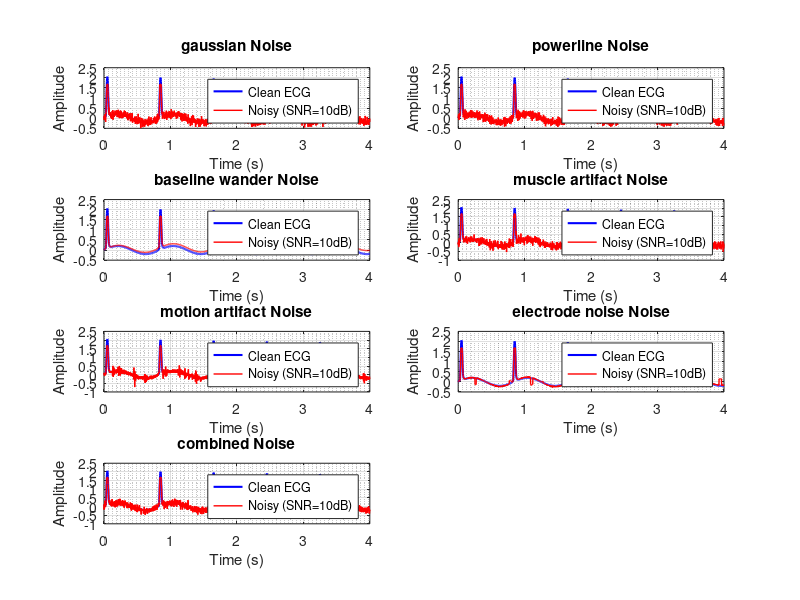

Write MATLAB code to recreate this figure. (Note: this script raises an error after producing the figure.)
function ecg_noise_generator_system()
    % COMPREHENSIVE ECG NOISE ADDITION SYSTEM
    % Simulates realistic portable ECG device noise conditions
    % Generates multiple noise types and SNR levels for robustness testing
    
    % Define paths
    original_dataset_path = 'C:\Users\henry\Downloads\ECG-Dx\Organized_Dataset';
    noisy_dataset_path = 'C:\Users\henry\Downloads\ECG-Dx\Noisy_ECG_Dataset';
    analysis_path = fullfile(noisy_dataset_path, 'Noise_Analysis');
    
    % Create output directories
    if ~exist(noisy_dataset_path, 'dir')
        mkdir(noisy_dataset_path);
    end
    if ~exist(analysis_path, 'dir')
        mkdir(analysis_path);
    end
    
    % ECG and noise parameters
    fs = 500; % Sampling frequency (Hz)
    duration_seconds = 4; % Process first 4 seconds
    target_samples = fs * duration_seconds; % 2000 samples
    
    % Define noise types and parameters for portable ECG devices
    noise_types = {
        'gaussian',        % White Gaussian noise (electronic)
        'powerline',       % 50/60 Hz powerline interference
        'baseline_wander', % Low frequency motion artifacts
        'muscle_artifact', % EMG contamination
        'motion_artifact', % High frequency motion noise
        'electrode_noise', % Contact impedance variations
        'combined'         % Realistic combination of all noise types
    };
    
    % SNR levels for research analysis (dB)
    snr_levels = [30, 20, 15, 10, 5, 0]; % High to low quality
    
    fprintf('=== ECG NOISE ADDITION SYSTEM FOR PORTABLE DEVICE SIMULATION ===\n');
    fprintf('Original dataset: %s\n', original_dataset_path);
    fprintf('Noisy dataset output: %s\n', noisy_dataset_path);
    fprintf('Processing: Lead II only (first %d seconds)\n', duration_seconds);
    fprintf('Noise types: %d different types\n', length(noise_types));
    fprintf('SNR levels: %s dB\n', mat2str(snr_levels));
    fprintf('Analysis output: %s\n\n', analysis_path);
    
    % Process datasets
    datasets = {'training', 'validation'};
    groups = {'AFIB', 'SB', 'SR'};
    
    % Initialize counters
    total_processed = 0;
    total_noisy_generated = 0;
    processing_errors = 0;
    
    % Main processing loop
    for dataset_idx = 1:length(datasets)
        dataset_name = datasets{dataset_idx};
        fprintf('Processing %s dataset...\n', dataset_name);
        
        for group_idx = 1:length(groups)
            group_name = groups{group_idx};
            
            % Define input and output directories
            input_dir = fullfile(original_dataset_path, dataset_name, group_name);
            
            if ~exist(input_dir, 'dir')
                fprintf('  Warning: Directory not found: %s\n', input_dir);
                continue;
            end
            
            % Get all .mat files (excluding metadata)
            mat_files = dir(fullfile(input_dir, '*.mat'));
            mat_files = mat_files(~strcmp({mat_files.name}, 'metadata.mat'));
            
            fprintf('  Processing %s group: %d files\n', group_name, length(mat_files));
            
            % Process each ECG file
            for file_idx = 1:length(mat_files)
                total_processed = total_processed + 1;
                
                mat_file_path = fullfile(input_dir, mat_files(file_idx).name);
                [~, base_name, ~] = fileparts(mat_files(file_idx).name);
                
                try
                    % Load and extract ECG data
                    ecg_data = load(mat_file_path);
                    ecg_signals = extract_ecg_signals(ecg_data);
                    
                    if isempty(ecg_signals) || size(ecg_signals, 1) < 2
                        fprintf('    Warning: Lead II not available in %s\n', mat_files(file_idx).name);
                        processing_errors = processing_errors + 1;
                        continue;
                    end
                    
                    % Extract Lead II and truncate to first 4 seconds
                    lead2_signal = ecg_signals(2, :);
                    if length(lead2_signal) < target_samples
                        fprintf('    Warning: Signal too short in %s\n', mat_files(file_idx).name);
                        processing_errors = processing_errors + 1;
                        continue;
                    end
                    
                    lead2_signal = lead2_signal(1:target_samples);
                    lead2_signal = double(lead2_signal);
                    
                    % Generate noisy versions for each noise type and SNR level
                    for noise_idx = 1:length(noise_types)
                        noise_type = noise_types{noise_idx};
                        
                        for snr_idx = 1:length(snr_levels)
                            snr_db = snr_levels(snr_idx);
                            
                            % Generate noisy signal
                            noisy_signal = add_portable_ecg_noise(lead2_signal, fs, noise_type, snr_db);
                            
                            % Create output directory structure
                            output_dir = fullfile(noisy_dataset_path, sprintf('SNR_%02ddB', snr_db), ...
                                                noise_type, dataset_name, group_name);
                            if ~exist(output_dir, 'dir')
                                mkdir(output_dir);
                            end
                            
                            % Save noisy signal
                            noisy_filename = sprintf('%s_NOISE_%s_SNR%02d.mat', base_name, noise_type, snr_db);
                            noisy_filepath = fullfile(output_dir, noisy_filename);
                            
                            % Save in WFDB-compatible format
                            val = noisy_signal;
                            save(noisy_filepath, 'val');
                            
                            total_noisy_generated = total_noisy_generated + 1;
                        end
                    end
                    
                    % Progress update
                    if mod(total_processed, 20) == 0
                        fprintf('    Processed %d files, generated %d noisy versions...\n', ...
                                total_processed, total_noisy_generated);
                    end
                    
                catch ME
                    fprintf('    Error processing %s: %s\n', mat_files(file_idx).name, ME.message);
                    processing_errors = processing_errors + 1;
                    continue;
                end
            end
            
            fprintf('  Completed %s group\n', group_name);
        end
        
        fprintf('Completed %s dataset\n\n', dataset_name);
    end
    
    % Final summary
    fprintf('=== NOISE GENERATION SUMMARY ===\n');
    fprintf('Original files processed: %d\n', total_processed);
    fprintf('Noisy versions generated: %d\n', total_noisy_generated);
    fprintf('Processing errors: %d\n', processing_errors);
    fprintf('Noise types: %d\n', length(noise_types));
    fprintf('SNR levels: %d\n', length(snr_levels));
    fprintf('Total combinations per file: %d\n', length(noise_types) * length(snr_levels));
    
    % Generate noise analysis and visualization
    generate_noise_analysis(noisy_dataset_path, analysis_path, fs);
    
    fprintf('\nNoisy dataset ready for scalogram conversion!\n');
    fprintf('Next step: Run convert_noisy_ecg_to_scalograms()\n');
end

function ecg_signals = extract_ecg_signals(ecg_data)
    % Extract ECG signals from WFDB .mat file format
    ecg_signals = [];
    
    % Try different common field names in WFDB format
    field_names = {'val', 'data', 'signal', 'ecg', 'y'};
    
    for i = 1:length(field_names)
        if isfield(ecg_data, field_names{i})
            signals = ecg_data.(field_names{i});
            
            % Ensure signals are in correct format (leads x samples)
            if size(signals, 1) > size(signals, 2)
                signals = signals'; % Transpose if needed
            end
            
            % Validate signal dimensions
            if size(signals, 1) >= 2 && size(signals, 2) > 100
                ecg_signals = signals;
                return;
            end
        end
    end
    
    % If no standard field found, try to find numerical arrays
    fields = fieldnames(ecg_data);
    for i = 1:length(fields)
        data = ecg_data.(fields{i});
        if isnumeric(data) && ndims(data) == 2
            if size(data, 1) > size(data, 2)
                data = data';
            end
            if size(data, 1) >= 2 && size(data, 2) > 100
                ecg_signals = data;
                return;
            end
        end
    end
end

function noisy_signal = add_portable_ecg_noise(clean_signal, fs, noise_type, snr_db)
    % Add realistic portable ECG device noise
    
    signal_length = length(clean_signal);
    t = (0:signal_length-1) / fs; % Time vector
    
    switch noise_type
        case 'gaussian'
            % White Gaussian noise (electronic noise from amplifiers)
            noise = randn(size(clean_signal));
            
        case 'powerline'
            % 50/60 Hz powerline interference (common in portable devices)
            freq_50hz = 2 * pi * 50; % 50 Hz
            freq_60hz = 2 * pi * 60; % 60 Hz
            
            % Primary interference
            noise = 0.6 * sin(freq_50hz * t) + 0.4 * sin(freq_60hz * t);
            
            % Harmonics (realistic powerline interference)
            noise = noise + 0.2 * sin(2 * freq_50hz * t) + 0.15 * sin(3 * freq_50hz * t);
            noise = noise + 0.1 * sin(2 * freq_60hz * t);
            
            % Add some randomness
            noise = noise + 0.3 * randn(size(clean_signal));
            
        case 'baseline_wander'
            % Low frequency baseline wander (motion artifacts, breathing)
            % Typical frequency: 0.05-2 Hz
            wander_freq1 = 2 * pi * 0.1; % 0.1 Hz (breathing-like)
            wander_freq2 = 2 * pi * 0.3; % 0.3 Hz (motion-like)
            wander_freq3 = 2 * pi * 0.05; % 0.05 Hz (very slow drift)
            
            noise = 2.0 * sin(wander_freq1 * t) + 1.5 * sin(wander_freq2 * t) + ...
                   3.0 * sin(wander_freq3 * t);
            
            % Add random walk component
            random_walk = cumsum(0.1 * randn(size(clean_signal))) / sqrt(signal_length);
            noise = noise + random_walk;
            
        case 'muscle_artifact'
            % EMG contamination (muscle activity)
            % Typical frequency: 20-200 Hz, burst-like
            
            % Generate burst patterns
            burst_probability = 0.3; % 30% chance of burst at any time
            burst_mask = rand(size(clean_signal)) < burst_probability;
            
            % High frequency muscle noise
            muscle_freq = 20 + 80 * rand(size(clean_signal)); % Variable frequency 20-100 Hz
            muscle_noise = sin(2 * pi * muscle_freq .* t);
            
            % Apply burst pattern
            noise = muscle_noise .* burst_mask;
            
            % Add random amplitude modulation
            amplitude_mod = 0.5 + 0.5 * rand(size(clean_signal));
            noise = noise .* amplitude_mod;
            
            % Add some white noise component
            noise = noise + 0.3 * randn(size(clean_signal));
            
        case 'motion_artifact'
            % High frequency motion artifacts from electrode movement
            % Sudden spikes and transient disturbances
            
            % Generate random spikes
            spike_probability = 0.02; % 2% chance of spike
            spike_locations = rand(size(clean_signal)) < spike_probability;
            
            % Create spikes with exponential decay
            noise = zeros(size(clean_signal));
            spike_indices = find(spike_locations);
            
            for i = 1:length(spike_indices)
                spike_idx = spike_indices(i);
                spike_amplitude = 2 + 3 * rand(); % Random amplitude
                decay_constant = 20 + 30 * rand(); % Random decay
                
                % Create decaying spike
                for j = spike_idx:min(spike_idx + decay_constant, signal_length)
                    decay_factor = exp(-(j - spike_idx) / (decay_constant / 3));
                    noise(j) = noise(j) + spike_amplitude * decay_factor * (rand() - 0.5);
                end
            end
            
            % Add high frequency component
            high_freq = 100 + 50 * rand(size(clean_signal)); % 100-150 Hz
            noise = noise + 0.5 * sin(2 * pi * high_freq .* t) .* (0.5 + 0.5 * rand(size(clean_signal)));
            
        case 'electrode_noise'
            % Contact impedance variations and electrode artifacts
            % Low frequency variations with occasional dropouts
            
            % Contact impedance variations (affects signal amplitude)
            impedance_freq = 2 * pi * 0.2; % 0.2 Hz variation
            impedance_variation = 0.1 * sin(impedance_freq * t) + 0.05 * randn(size(clean_signal));
            
            % Apply impedance effect (multiplicative)
            noisy_signal_temp = clean_signal .* (1 + impedance_variation);
            
            % Electrode dropouts (sudden signal loss)
            dropout_probability = 0.005; % 0.5% chance
            dropout_mask = rand(size(clean_signal)) < dropout_probability;
            
            % Create dropout effects
            for i = 1:length(dropout_mask)
                if dropout_mask(i)
                    dropout_length = 5 + randi(15); % 5-20 samples dropout
                    end_idx = min(i + dropout_length, length(clean_signal));
                    noisy_signal_temp(i:end_idx) = noisy_signal_temp(i:end_idx) * 0.1; % 90% signal loss
                end
            end
            
            noise = noisy_signal_temp - clean_signal;
            
        case 'combined'
            % Realistic combination of all noise types (most realistic scenario)
            
            % Weight factors for different noise types in portable devices
            gaussian_weight = 0.3;
            powerline_weight = 0.4;
            baseline_weight = 0.8;
            muscle_weight = 0.2;
            motion_weight = 0.1;
            electrode_weight = 0.3;
            
            % Generate each noise component
            noise_gaussian = gaussian_weight * randn(size(clean_signal));
            noise_powerline = powerline_weight * add_portable_ecg_noise(zeros(size(clean_signal)), fs, 'powerline', 0);
            noise_baseline = baseline_weight * add_portable_ecg_noise(zeros(size(clean_signal)), fs, 'baseline_wander', 0);
            noise_muscle = muscle_weight * add_portable_ecg_noise(zeros(size(clean_signal)), fs, 'muscle_artifact', 0);
            noise_motion = motion_weight * add_portable_ecg_noise(zeros(size(clean_signal)), fs, 'motion_artifact', 0);
            
            % For electrode noise, we need special handling since it's multiplicative
            temp_signal = clean_signal + noise_gaussian + noise_powerline + noise_baseline + noise_muscle + noise_motion;
            noisy_with_electrode = temp_signal + electrode_weight * add_portable_ecg_noise(temp_signal, fs, 'electrode_noise', 0);
            
            noise = noisy_with_electrode - clean_signal;
            
        otherwise
            error('Unknown noise type: %s', noise_type);
    end
    
    % Apply SNR constraint
    if snr_db ~= 0 % Only apply if SNR constraint is specified
        signal_power = mean(clean_signal.^2);
        noise_power = mean(noise.^2);
        
        % Calculate required noise scaling
        target_noise_power = signal_power / (10^(snr_db/10));
        noise_scaling = sqrt(target_noise_power / noise_power);
        
        noise = noise * noise_scaling;
    end
    
    % Combine signal and noise
    noisy_signal = clean_signal + noise;
    
    % Ensure signal stays within reasonable bounds (prevent clipping)
    signal_std = std(clean_signal);
    max_amplitude = 5 * signal_std;
    noisy_signal = max(-max_amplitude, min(max_amplitude, noisy_signal));
end

function generate_noise_analysis(noisy_dataset_path, analysis_path, fs)
    % Generate comprehensive noise analysis and visualization
    
    fprintf('\n=== GENERATING NOISE ANALYSIS ===\n');
    
    % Create sample noise visualizations
    create_noise_comparison_plots(analysis_path, fs);
    
    % Generate dataset statistics
    generate_noisy_dataset_statistics(noisy_dataset_path, analysis_path);
    
    % Create SNR analysis plots
    create_snr_analysis_plots(noisy_dataset_path, analysis_path);
    
    fprintf('Noise analysis completed. Results saved to: %s\n', analysis_path);
end

function create_noise_comparison_plots(analysis_path, fs)
    % Create visual comparison of different noise types
    
    % Generate a clean synthetic ECG signal for demonstration
    t = (0:1999) / fs; % 4 seconds
    clean_ecg = generate_synthetic_ecg(t);
    
    noise_types = {'gaussian', 'powerline', 'baseline_wander', 'muscle_artifact', 'motion_artifact', 'electrode_noise', 'combined'};
    snr_db = 10; % Fixed SNR for comparison
    
    % Create comprehensive noise comparison figure
    fig = figure('Position', [100, 100, 1600, 1200]);
    
    for i = 1:length(noise_types)
        subplot(4, 2, i);
        
        % Generate noisy signal
        noisy_signal = add_portable_ecg_noise(clean_ecg, fs, noise_types{i}, snr_db);
        
        % Plot comparison
        plot(t, clean_ecg, 'b-', 'LineWidth', 1.5, 'DisplayName', 'Clean ECG');
        hold on;
        plot(t, noisy_signal, 'r-', 'LineWidth', 1, 'DisplayName', sprintf('Noisy (SNR=%ddB)', snr_db));
        
        xlabel('Time (s)');
        ylabel('Amplitude');
        title(sprintf('%s Noise', strrep(noise_types{i}, '_', ' ')), 'FontWeight', 'bold');
        legend('Location', 'best');
        grid on; grid minor;
        xlim([0, 4]);
        hold off;
    end
    
    sgtitle('Portable ECG Device Noise Types Comparison', 'FontWeight', 'bold', 'FontSize', 16);
    
    % Save figure
    saveas(fig, fullfile(analysis_path, 'Noise_Types_Comparison.png'), 'png');
    saveas(fig, fullfile(analysis_path, 'Noise_Types_Comparison.fig'), 'fig');
    
    % Create frequency domain analysis
    create_frequency_domain_analysis(clean_ecg, noise_types, analysis_path, fs);
end

function clean_ecg = generate_synthetic_ecg(t)
    % Generate a synthetic ECG signal for demonstration
    
    % Basic ECG components (simplified)
    heart_rate = 75; % BPM
    rr_interval = 60 / heart_rate; % seconds
    
    ecg_signal = zeros(size(t));
    
    % Generate QRS complexes
    for beat_time = 0:rr_interval:max(t)
        % Find time indices for this beat
        beat_indices = find(t >= beat_time & t <= beat_time + 0.2);
        
        if ~isempty(beat_indices)
            beat_t = t(beat_indices) - beat_time;
            
            % Simplified QRS complex
            qrs = 2 * exp(-((beat_t - 0.05) / 0.02).^2) - 0.5 * exp(-((beat_t - 0.03) / 0.01).^2) + ...
                  -0.3 * exp(-((beat_t - 0.07) / 0.01).^2);
            
            ecg_signal(beat_indices) = ecg_signal(beat_indices) + qrs;
        end
    end
    
    % Add some baseline and T-wave components
    baseline_freq = 2 * pi * 1.2; % 1.2 Hz
    ecg_signal = ecg_signal + 0.2 * sin(baseline_freq * t);
    
    clean_ecg = ecg_signal;
end

function create_frequency_domain_analysis(clean_ecg, noise_types, analysis_path, fs)
    % Create frequency domain analysis of noise types
    
    fig = figure('Position', [100, 100, 1400, 900]);
    
    % Calculate FFT of clean signal
    N = length(clean_ecg);
    frequencies = (0:N-1) * fs / N;
    clean_fft = abs(fft(clean_ecg));
    
    subplot(2, 1, 1);
    semilogy(frequencies(1:N/2), clean_fft(1:N/2), 'b-', 'LineWidth', 2, 'DisplayName', 'Clean ECG');
    hold on;
    
    colors = lines(length(noise_types));
    
    for i = 1:length(noise_types)
        noisy_signal = add_portable_ecg_noise(clean_ecg, fs, noise_types{i}, 10);
        noisy_fft = abs(fft(noisy_signal));
        
        semilogy(frequencies(1:N/2), noisy_fft(1:N/2), 'Color', colors(i, :), ...
                'LineWidth', 1.5, 'DisplayName', strrep(noise_types{i}, '_', ' '));
    end
    
    xlabel('Frequency (Hz)');
    ylabel('Magnitude');
    title('Frequency Domain Analysis of Noise Types', 'FontWeight', 'bold', 'FontSize', 14);
    legend('Location', 'best');
    grid on; grid minor;
    xlim([0, 250]);
    hold off;
    
    % Power spectral density comparison
    subplot(2, 1, 2);
    
    [clean_psd, f] = pwelch(clean_ecg, [], [], [], fs);
    semilogy(f, clean_psd, 'b-', 'LineWidth', 2, 'DisplayName', 'Clean ECG');
    hold on;
    
    for i = 1:length(noise_types)
        noisy_signal = add_portable_ecg_noise(clean_ecg, fs, noise_types{i}, 10);
        [noisy_psd, ~] = pwelch(noisy_signal, [], [], [], fs);
        
        semilogy(f, noisy_psd, 'Color', colors(i, :), 'LineWidth', 1.5, ...
                'DisplayName', strrep(noise_types{i}, '_', ' '));
    end
    
    xlabel('Frequency (Hz)');
    ylabel('Power Spectral Density');
    title('Power Spectral Density Comparison', 'FontWeight', 'bold', 'FontSize', 14);
    legend('Location', 'best');
    grid on; grid minor;
    xlim([0, 100]);
    hold off;
    
    sgtitle('Frequency Domain Analysis of ECG Noise Types', 'FontWeight', 'bold', 'FontSize', 16);
    
    saveas(fig, fullfile(analysis_path, 'Frequency_Domain_Analysis.png'), 'png');
    saveas(fig, fullfile(analysis_path, 'Frequency_Domain_Analysis.fig'), 'fig');
end

function generate_noisy_dataset_statistics(noisy_dataset_path, analysis_path)
    % Generate statistics about the noisy dataset
    
    fprintf('Generating dataset statistics...\n');
    
    % Count files in each category
    snr_dirs = dir(fullfile(noisy_dataset_path, 'SNR_*'));
    snr_dirs = snr_dirs([snr_dirs.isdir]);
    
    if isempty(snr_dirs)
        fprintf('No SNR directories found. Statistics generation skipped.\n');
        return;
    end
    
    % Create statistics report
    stats_file = fullfile(analysis_path, 'Noisy_Dataset_Statistics.txt');
    fid = fopen(stats_file, 'w');
    
    fprintf(fid, '=== NOISY ECG DATASET STATISTICS ===\n');
    fprintf(fid, 'Generated: %s\n\n', datestr(now));
    
    fprintf(fid, 'DATASET STRUCTURE:\n');
    fprintf(fid, 'Base Path: %s\n', noisy_dataset_path);
    fprintf(fid, 'SNR Levels: %d\n', length(snr_dirs));
    fprintf(fid, 'Directory Structure: SNR_XXdB/[noise_type]/[training|validation]/[AFIB|SB|SR]/\n\n');
    
    total_files = 0;
    
    for i = 1:length(snr_dirs)
        snr_name = snr_dirs(i).name;
        fprintf(fid, '%s:\n', snr_name);
        
        noise_dirs = dir(fullfile(noisy_dataset_path, snr_name, '*'));
        noise_dirs = noise_dirs([noise_dirs.isdir] & ~strcmp({noise_dirs.name}, '.') & ~strcmp({noise_dirs.name}, '..'));
        
        for j = 1:length(noise_dirs)
            noise_type = noise_dirs(j).name;
            
            % Count files for this noise type and SNR
            training_count = count_files_recursive(fullfile(noisy_dataset_path, snr_name, noise_type, 'training'));
            validation_count = count_files_recursive(fullfile(noisy_dataset_path, snr_name, noise_type, 'validation'));
            
            fprintf(fid, '  %s: Training=%d, Validation=%d, Total=%d\n', ...
                   noise_type, training_count, validation_count, training_count + validation_count);
            
            total_files = total_files + training_count + validation_count;
        end
        fprintf(fid, '\n');
    end
    
    fprintf(fid, 'TOTAL NOISY FILES GENERATED: %d\n', total_files);
    
    fclose(fid);
    
    fprintf('Dataset statistics saved to: %s\n', stats_file);
end

function count = count_files_recursive(dir_path)
    % Recursively count .mat files in directory
    count = 0;
    if exist(dir_path, 'dir')
        files = dir(fullfile(dir_path, '**', '*.mat'));
        count = length(files);
    end
end

function create_snr_analysis_plots(noisy_dataset_path, analysis_path)
    % Create SNR analysis plots (placeholder for when data is available)
    
    fprintf('SNR analysis plots will be generated after noise addition is complete.\n');
    
    % Create a placeholder figure showing expected SNR effects
    fig = figure('Position', [100, 100, 1200, 800]);
    
    % Theoretical SNR effects
    snr_values = [30, 20, 15, 10, 5, 0];
    expected_accuracy = [0.95, 0.92, 0.88, 0.82, 0.75, 0.65]; % Hypothetical values
    
    subplot(2, 2, 1);
    plot(snr_values, expected_accuracy, 'o-', 'LineWidth', 2, 'MarkerSize', 8);
    xlabel('SNR (dB)');
    ylabel('Expected Model Accuracy');
    title('Expected Model Performance vs SNR', 'FontWeight', 'bold');
    grid on; grid minor;
    
    subplot(2, 2, 2);
    bar(snr_values, expected_accuracy);
    xlabel('SNR (dB)');
    ylabel('Expected Accuracy');
    title('Performance Degradation with Noise', 'FontWeight', 'bold');
    grid on; grid minor;
    
    subplot(2, 2, [3, 4]);
    axis off;
    
    info_text = {
        '\bf{SNR Analysis Information:}'
        ''
        '• SNR Levels: 30, 20, 15, 10, 5, 0 dB'
        '• Higher SNR = Less noise, better signal quality'
        '• Lower SNR = More noise, degraded signal quality'
        ''
        '\bf{Expected Effects:}'
        '• SNR 30 dB: Minimal noise, near-optimal performance'
        '• SNR 20 dB: Light noise, slight performance drop'
        '• SNR 15 dB: Moderate noise, noticeable degradation'
        '• SNR 10 dB: Heavy noise, significant impact'
        '• SNR 5 dB: Very heavy noise, major degradation'
        '• SNR 0 dB: Extreme noise, severe performance loss'
        ''
        '\bf{Research Applications:}'
        '• Model robustness testing'
        '• Real-world deployment preparation'
        '• Noise tolerance assessment'
        '• Algorithm comparison under adverse conditions'
    };
    
    text(0.05, 0.95, info_text, 'Units', 'normalized', ...
         'VerticalAlignment', 'top', 'FontName', 'Arial', ...
         'FontSize', 11, 'Interpreter', 'tex');
    
    sgtitle('SNR Analysis for Model Robustness Testing', 'FontWeight', 'bold', 'FontSize', 16);
    
    saveas(fig, fullfile(analysis_path, 'SNR_Analysis_Overview.png'), 'png');
    saveas(fig, fullfile(analysis_path, 'SNR_Analysis_Overview.fig'), 'fig');
end

% Main execution
fprintf('Starting ECG Noise Generation System...\n');
ecg_noise_generator_system();